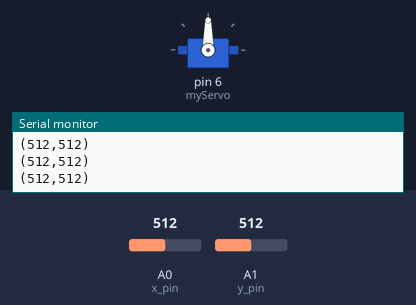
The sketch below on a simulated Arduino Uno, built with avr-gcc and run on an emulated ATmega328P. On the bench: servo, the last lines printed to the serial monitor. The test bench sets the inputs (shaded band); at power-on: A0 (x_pin) = 512, A1 (y_pin) = 512.

Above: at 1.2 s.
1.3 s: A0 (x_pin) set to 106
At 2.4 s:
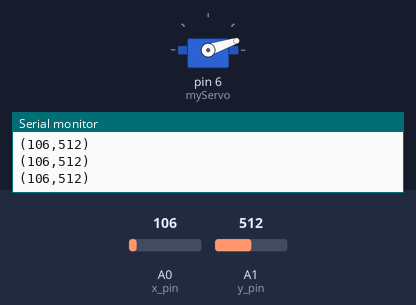
2.8 s: A0 (x_pin) set to 92
At 3.8 s:
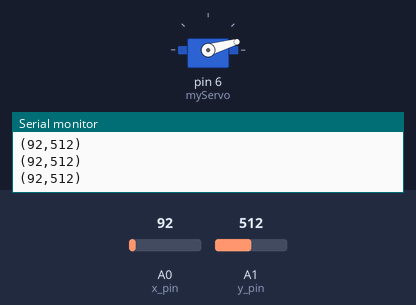
5.8 s: A0 (x_pin) set to 1023
At 6.9 s:
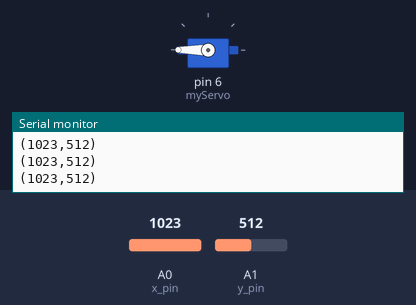
7.3 s: A0 (x_pin) set to 1011
At 8.4 s:
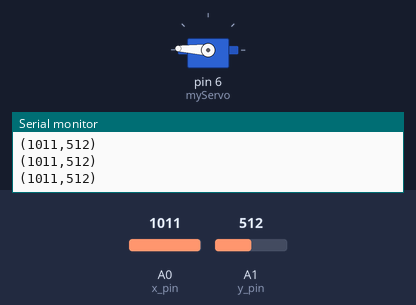
8.8 s: A0 (x_pin) set to 983
At 9.4 s:
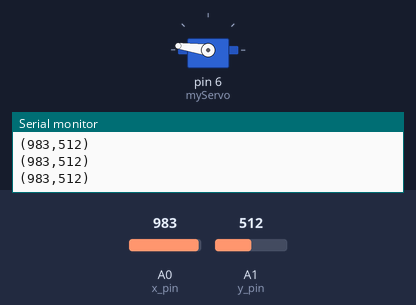
10.3 s: A1 (y_pin) set to 106
11.8 s: A1 (y_pin) set to 90
Timing chart, 0 to 14.8 s (numbered marks = the images above; inputs shaded):
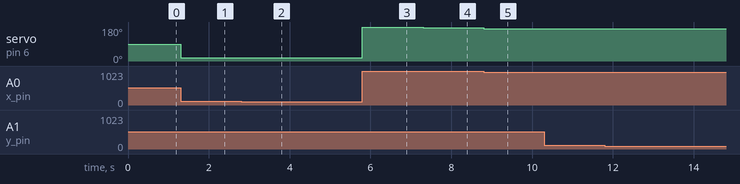

The sketch:

autogate.ino
```cpp
#include<Servo.h>
#define x_pin A0
#define y_pin A1
#define hardcoded_vcc A2
#define hardcoded_gnd A3

Servo myServo;
void setup() {
  Serial.begin(9600);
  pinMode(hardcoded_vcc, OUTPUT);
  pinMode(hardcoded_gnd, OUTPUT);
  digitalWrite(hardcoded_vcc,HIGH);
  digitalWrite(hardcoded_gnd,LOW);
  myServo.attach(6);

}

void loop() {
  //get value of x and y

  int x_val=analogRead(x_pin);
  int y_val=analogRead(y_pin);
  //map servo monitor to x;
  int angle=map(x_val,0,1023,0,180);//angle got by manipulating x
  myServo.write(angle);
  delay(15);
  //print values on the serial
  Serial.print("(");
  Serial.print(x_val);
  Serial.print(",");
  Serial.print(y_val);
  Serial.println(")");


}
```

Measured:
- after the input at 1.3 s, servo on pin 6 (myServo): 90° → 18° at once
- after the input at 2.8 s, servo on pin 6 (myServo): 18° → 16° at once
- after the input at 5.8 s, servo on pin 6 (myServo): 16° → 180° at once
- after the input at 7.3 s, servo on pin 6 (myServo): 180° → 177° at once
- after the input at 8.8 s, servo on pin 6 (myServo): 177° → 172° at once
